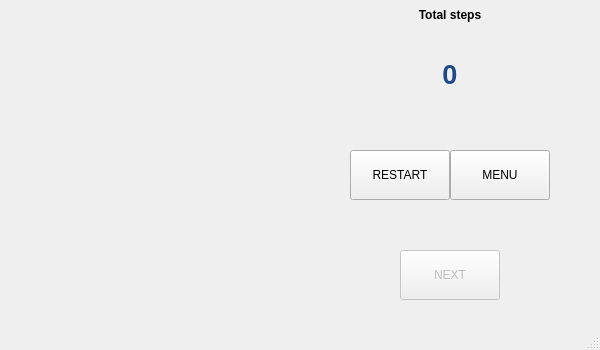
<?xml version="1.0" encoding="UTF-8"?>
<ui version="4.0">
 <class>LV1</class>
 <widget class="QMainWindow" name="LV1">
  <property name="geometry">
   <rect>
    <x>0</x>
    <y>0</y>
    <width>600</width>
    <height>350</height>
   </rect>
  </property>
  <property name="windowTitle">
   <string>MainWindow</string>
  </property>
  <widget class="QWidget" name="centralwidget">
   <widget class="QLabel" name="wall">
    <property name="geometry">
     <rect>
      <x>0</x>
      <y>0</y>
      <width>50</width>
      <height>50</height>
     </rect>
    </property>
    <property name="text">
     <string/>
    </property>
    <property name="pixmap">
     <pixmap resource="src.qrc">:/img/imgs/wall.png</pixmap>
    </property>
    <property name="scaledContents">
     <bool>true</bool>
    </property>
    <property name="wordWrap">
     <bool>false</bool>
    </property>
   </widget>
   <widget class="QLabel" name="wall_2">
    <property name="geometry">
     <rect>
      <x>50</x>
      <y>0</y>
      <width>50</width>
      <height>50</height>
     </rect>
    </property>
    <property name="text">
     <string/>
    </property>
    <property name="pixmap">
     <pixmap resource="src.qrc">:/img/imgs/wall.png</pixmap>
    </property>
    <property name="scaledContents">
     <bool>true</bool>
    </property>
   </widget>
   <widget class="QLabel" name="wall_3">
    <property name="geometry">
     <rect>
      <x>100</x>
      <y>0</y>
      <width>50</width>
      <height>50</height>
     </rect>
    </property>
    <property name="text">
     <string/>
    </property>
    <property name="pixmap">
     <pixmap resource="src.qrc">:/img/imgs/wall.png</pixmap>
    </property>
    <property name="scaledContents">
     <bool>true</bool>
    </property>
   </widget>
   <widget class="QLabel" name="wall_4">
    <property name="geometry">
     <rect>
      <x>150</x>
      <y>0</y>
      <width>50</width>
      <height>50</height>
     </rect>
    </property>
    <property name="text">
     <string/>
    </property>
    <property name="pixmap">
     <pixmap resource="src.qrc">:/img/imgs/wall.png</pixmap>
    </property>
    <property name="scaledContents">
     <bool>true</bool>
    </property>
   </widget>
   <widget class="QLabel" name="wall_5">
    <property name="geometry">
     <rect>
      <x>200</x>
      <y>0</y>
      <width>50</width>
      <height>50</height>
     </rect>
    </property>
    <property name="text">
     <string/>
    </property>
    <property name="pixmap">
     <pixmap resource="src.qrc">:/img/imgs/wall.png</pixmap>
    </property>
    <property name="scaledContents">
     <bool>true</bool>
    </property>
   </widget>
   <widget class="QLabel" name="wall_6">
    <property name="geometry">
     <rect>
      <x>250</x>
      <y>0</y>
      <width>50</width>
      <height>50</height>
     </rect>
    </property>
    <property name="text">
     <string/>
    </property>
    <property name="pixmap">
     <pixmap resource="src.qrc">:/img/imgs/wall.png</pixmap>
    </property>
    <property name="scaledContents">
     <bool>true</bool>
    </property>
   </widget>
   <widget class="QLabel" name="wall_7">
    <property name="geometry">
     <rect>
      <x>250</x>
      <y>50</y>
      <width>50</width>
      <height>50</height>
     </rect>
    </property>
    <property name="text">
     <string/>
    </property>
    <property name="pixmap">
     <pixmap resource="src.qrc">:/img/imgs/wall.png</pixmap>
    </property>
    <property name="scaledContents">
     <bool>true</bool>
    </property>
   </widget>
   <widget class="QLabel" name="wall_8">
    <property name="geometry">
     <rect>
      <x>250</x>
      <y>100</y>
      <width>50</width>
      <height>50</height>
     </rect>
    </property>
    <property name="text">
     <string/>
    </property>
    <property name="pixmap">
     <pixmap resource="src.qrc">:/img/imgs/wall.png</pixmap>
    </property>
    <property name="scaledContents">
     <bool>true</bool>
    </property>
   </widget>
   <widget class="QLabel" name="wall_9">
    <property name="geometry">
     <rect>
      <x>250</x>
      <y>150</y>
      <width>50</width>
      <height>50</height>
     </rect>
    </property>
    <property name="text">
     <string/>
    </property>
    <property name="pixmap">
     <pixmap resource="src.qrc">:/img/imgs/wall.png</pixmap>
    </property>
    <property name="scaledContents">
     <bool>true</bool>
    </property>
   </widget>
   <widget class="QLabel" name="wall_10">
    <property name="geometry">
     <rect>
      <x>250</x>
      <y>200</y>
      <width>50</width>
      <height>50</height>
     </rect>
    </property>
    <property name="text">
     <string/>
    </property>
    <property name="pixmap">
     <pixmap resource="src.qrc">:/img/imgs/wall.png</pixmap>
    </property>
    <property name="scaledContents">
     <bool>true</bool>
    </property>
   </widget>
   <widget class="QLabel" name="wall_11">
    <property name="geometry">
     <rect>
      <x>250</x>
      <y>250</y>
      <width>50</width>
      <height>50</height>
     </rect>
    </property>
    <property name="text">
     <string/>
    </property>
    <property name="pixmap">
     <pixmap resource="src.qrc">:/img/imgs/wall.png</pixmap>
    </property>
    <property name="scaledContents">
     <bool>true</bool>
    </property>
   </widget>
   <widget class="QLabel" name="wall_12">
    <property name="geometry">
     <rect>
      <x>0</x>
      <y>50</y>
      <width>50</width>
      <height>50</height>
     </rect>
    </property>
    <property name="text">
     <string/>
    </property>
    <property name="pixmap">
     <pixmap resource="src.qrc">:/img/imgs/wall.png</pixmap>
    </property>
    <property name="scaledContents">
     <bool>true</bool>
    </property>
   </widget>
   <widget class="QLabel" name="wall_13">
    <property name="geometry">
     <rect>
      <x>0</x>
      <y>100</y>
      <width>50</width>
      <height>50</height>
     </rect>
    </property>
    <property name="text">
     <string/>
    </property>
    <property name="pixmap">
     <pixmap resource="src.qrc">:/img/imgs/wall.png</pixmap>
    </property>
    <property name="scaledContents">
     <bool>true</bool>
    </property>
   </widget>
   <widget class="QLabel" name="wall_14">
    <property name="geometry">
     <rect>
      <x>0</x>
      <y>150</y>
      <width>50</width>
      <height>50</height>
     </rect>
    </property>
    <property name="text">
     <string/>
    </property>
    <property name="pixmap">
     <pixmap resource="src.qrc">:/img/imgs/wall.png</pixmap>
    </property>
    <property name="scaledContents">
     <bool>true</bool>
    </property>
   </widget>
   <widget class="QLabel" name="wall_15">
    <property name="geometry">
     <rect>
      <x>0</x>
      <y>200</y>
      <width>50</width>
      <height>50</height>
     </rect>
    </property>
    <property name="text">
     <string/>
    </property>
    <property name="pixmap">
     <pixmap resource="src.qrc">:/img/imgs/wall.png</pixmap>
    </property>
    <property name="scaledContents">
     <bool>true</bool>
    </property>
   </widget>
   <widget class="QLabel" name="wall_16">
    <property name="geometry">
     <rect>
      <x>0</x>
      <y>250</y>
      <width>50</width>
      <height>50</height>
     </rect>
    </property>
    <property name="text">
     <string/>
    </property>
    <property name="pixmap">
     <pixmap resource="src.qrc">:/img/imgs/wall.png</pixmap>
    </property>
    <property name="scaledContents">
     <bool>true</bool>
    </property>
   </widget>
   <widget class="QLabel" name="wall_17">
    <property name="geometry">
     <rect>
      <x>50</x>
      <y>250</y>
      <width>50</width>
      <height>50</height>
     </rect>
    </property>
    <property name="text">
     <string/>
    </property>
    <property name="pixmap">
     <pixmap resource="src.qrc">:/img/imgs/wall.png</pixmap>
    </property>
    <property name="scaledContents">
     <bool>true</bool>
    </property>
   </widget>
   <widget class="QLabel" name="wall_18">
    <property name="geometry">
     <rect>
      <x>100</x>
      <y>250</y>
      <width>50</width>
      <height>50</height>
     </rect>
    </property>
    <property name="text">
     <string/>
    </property>
    <property name="pixmap">
     <pixmap resource="src.qrc">:/img/imgs/wall.png</pixmap>
    </property>
    <property name="scaledContents">
     <bool>true</bool>
    </property>
   </widget>
   <widget class="QLabel" name="wall_19">
    <property name="geometry">
     <rect>
      <x>150</x>
      <y>250</y>
      <width>50</width>
      <height>50</height>
     </rect>
    </property>
    <property name="text">
     <string/>
    </property>
    <property name="pixmap">
     <pixmap resource="src.qrc">:/img/imgs/wall.png</pixmap>
    </property>
    <property name="scaledContents">
     <bool>true</bool>
    </property>
   </widget>
   <widget class="QLabel" name="wall_20">
    <property name="geometry">
     <rect>
      <x>200</x>
      <y>250</y>
      <width>50</width>
      <height>50</height>
     </rect>
    </property>
    <property name="text">
     <string/>
    </property>
    <property name="pixmap">
     <pixmap resource="src.qrc">:/img/imgs/wall.png</pixmap>
    </property>
    <property name="scaledContents">
     <bool>true</bool>
    </property>
   </widget>
   <widget class="QLabel" name="wall_21">
    <property name="geometry">
     <rect>
      <x>100</x>
      <y>150</y>
      <width>50</width>
      <height>50</height>
     </rect>
    </property>
    <property name="text">
     <string/>
    </property>
    <property name="pixmap">
     <pixmap resource="src.qrc">:/img/imgs/wall.png</pixmap>
    </property>
    <property name="scaledContents">
     <bool>true</bool>
    </property>
   </widget>
   <widget class="QLabel" name="box1">
    <property name="geometry">
     <rect>
      <x>100</x>
      <y>100</y>
      <width>50</width>
      <height>50</height>
     </rect>
    </property>
    <property name="text">
     <string/>
    </property>
    <property name="pixmap">
     <pixmap resource="src.qrc">:/img/imgs/box.png</pixmap>
    </property>
    <property name="scaledContents">
     <bool>true</bool>
    </property>
   </widget>
   <widget class="QLabel" name="box2">
    <property name="geometry">
     <rect>
      <x>150</x>
      <y>150</y>
      <width>50</width>
      <height>50</height>
     </rect>
    </property>
    <property name="text">
     <string/>
    </property>
    <property name="pixmap">
     <pixmap resource="src.qrc">:/img/imgs/box.png</pixmap>
    </property>
    <property name="scaledContents">
     <bool>true</bool>
    </property>
   </widget>
   <widget class="QLabel" name="box3">
    <property name="geometry">
     <rect>
      <x>100</x>
      <y>200</y>
      <width>50</width>
      <height>50</height>
     </rect>
    </property>
    <property name="text">
     <string/>
    </property>
    <property name="pixmap">
     <pixmap resource="src.qrc">:/img/imgs/box.png</pixmap>
    </property>
    <property name="scaledContents">
     <bool>true</bool>
    </property>
   </widget>
   <widget class="QLabel" name="mario">
    <property name="geometry">
     <rect>
      <x>150</x>
      <y>100</y>
      <width>50</width>
      <height>50</height>
     </rect>
    </property>
    <property name="text">
     <string/>
    </property>
    <property name="pixmap">
     <pixmap resource="src.qrc">:/img/imgs/mario.png</pixmap>
    </property>
    <property name="scaledContents">
     <bool>true</bool>
    </property>
   </widget>
   <widget class="QLabel" name="point1">
    <property name="geometry">
     <rect>
      <x>100</x>
      <y>50</y>
      <width>50</width>
      <height>50</height>
     </rect>
    </property>
    <property name="text">
     <string/>
    </property>
    <property name="pixmap">
     <pixmap resource="src.qrc">:/img/imgs/point.png</pixmap>
    </property>
    <property name="scaledContents">
     <bool>true</bool>
    </property>
   </widget>
   <widget class="QLabel" name="point2">
    <property name="geometry">
     <rect>
      <x>200</x>
      <y>150</y>
      <width>50</width>
      <height>50</height>
     </rect>
    </property>
    <property name="text">
     <string/>
    </property>
    <property name="pixmap">
     <pixmap resource="src.qrc">:/img/imgs/point.png</pixmap>
    </property>
    <property name="scaledContents">
     <bool>true</bool>
    </property>
   </widget>
   <widget class="QLabel" name="point3">
    <property name="geometry">
     <rect>
      <x>200</x>
      <y>200</y>
      <width>50</width>
      <height>50</height>
     </rect>
    </property>
    <property name="text">
     <string/>
    </property>
    <property name="pixmap">
     <pixmap resource="src.qrc">:/img/imgs/point.png</pixmap>
    </property>
    <property name="scaledContents">
     <bool>true</bool>
    </property>
   </widget>
   <widget class="QLabel" name="label">
    <property name="geometry">
     <rect>
      <x>400</x>
      <y>0</y>
      <width>100</width>
      <height>30</height>
     </rect>
    </property>
    <property name="text">
     <string>&lt;html&gt;&lt;head/&gt;&lt;body&gt;&lt;p&gt;&lt;span style=&quot; font-weight:600;&quot;&gt;Total steps&lt;/span&gt;&lt;/p&gt;&lt;/body&gt;&lt;/html&gt;</string>
    </property>
    <property name="textFormat">
     <enum>Qt::AutoText</enum>
    </property>
    <property name="alignment">
     <set>Qt::AlignCenter</set>
    </property>
   </widget>
   <widget class="QLabel" name="StepsCount">
    <property name="geometry">
     <rect>
      <x>400</x>
      <y>50</y>
      <width>100</width>
      <height>50</height>
     </rect>
    </property>
    <property name="text">
     <string>&lt;html&gt;&lt;head/&gt;&lt;body&gt;&lt;p&gt;&lt;span style=&quot; font-size:20pt; font-weight:600; color:#204a87;&quot;&gt;0&lt;/span&gt;&lt;/p&gt;&lt;/body&gt;&lt;/html&gt;</string>
    </property>
    <property name="alignment">
     <set>Qt::AlignCenter</set>
    </property>
   </widget>
   <widget class="QPushButton" name="restart">
    <property name="geometry">
     <rect>
      <x>350</x>
      <y>150</y>
      <width>100</width>
      <height>50</height>
     </rect>
    </property>
    <property name="text">
     <string>RESTART</string>
    </property>
    <property name="autoDefault">
     <bool>false</bool>
    </property>
   </widget>
   <widget class="QPushButton" name="nextlevel">
    <property name="enabled">
     <bool>false</bool>
    </property>
    <property name="geometry">
     <rect>
      <x>400</x>
      <y>250</y>
      <width>100</width>
      <height>50</height>
     </rect>
    </property>
    <property name="text">
     <string>NEXT</string>
    </property>
   </widget>
   <widget class="QPushButton" name="menu">
    <property name="geometry">
     <rect>
      <x>450</x>
      <y>150</y>
      <width>100</width>
      <height>50</height>
     </rect>
    </property>
    <property name="text">
     <string>MENU</string>
    </property>
   </widget>
  </widget>
  <widget class="QMenuBar" name="menubar">
   <property name="geometry">
    <rect>
     <x>0</x>
     <y>0</y>
     <width>600</width>
     <height>22</height>
    </rect>
   </property>
  </widget>
  <widget class="QStatusBar" name="statusbar"/>
 </widget>
 <resources>
  <include location="src.qrc"/>
 </resources>
 <connections/>
</ui>
